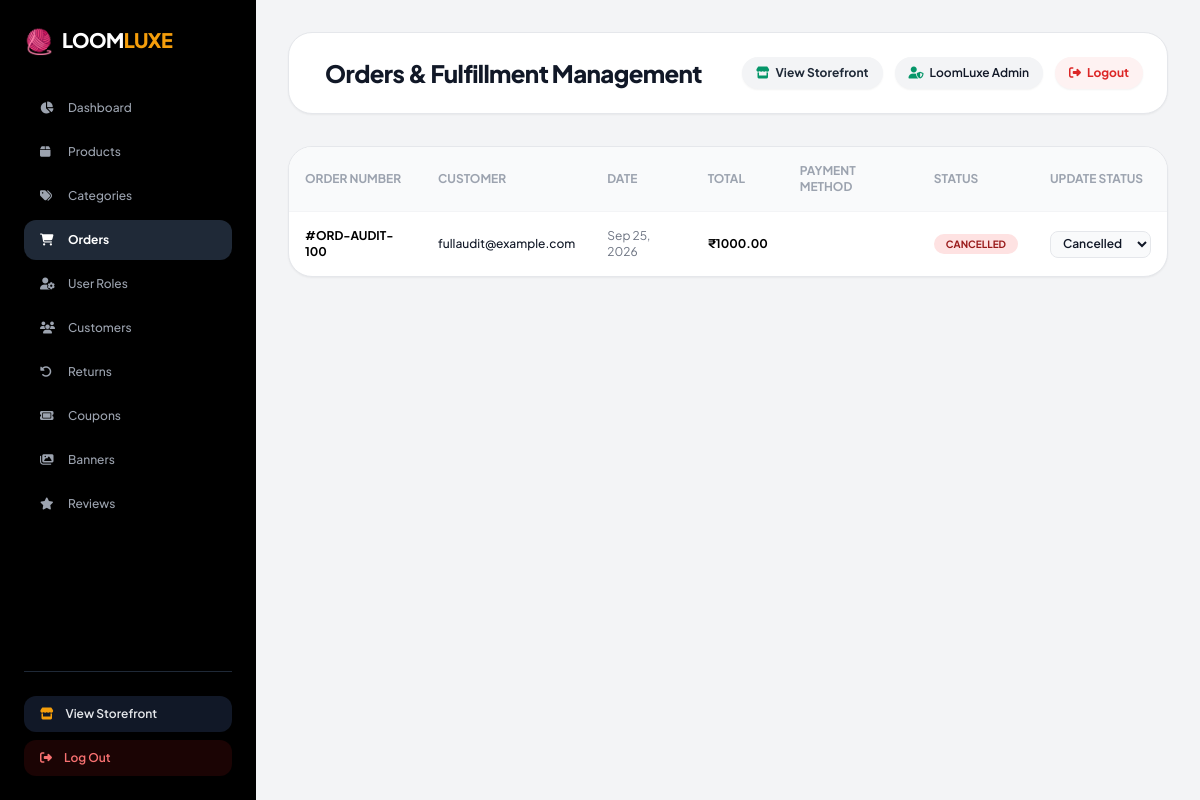
The app's page /dashboard/admin/orders/ (signed in) with its own data.
### accounts/models.py (models this page shows, shortened)
class User(AbstractUser):
    email = models.EmailField(unique=True)
    phone = models.CharField(max_length=15, blank=True)
    avatar = models.ImageField(upload_to='avatars/', blank=True, null=True)
    date_of_birth = models.DateField(blank=True, null=True)
    gender = models.CharField(max_length=10, choices=[
        ('male', 'Male'),
        ('female', 'Female'),
        ('other', 'Other'),
    ], blank=True)
    is_verified = models.BooleanField(default=False)
    created_at = models.DateTimeField(auto_now_add=True)
    updated_at = models.DateTimeField(auto_now=True)
    class Meta:
        db_table = 'users'

### orders/models.py (models this page shows, shortened)
class Order(models.Model):
    STATUS_CHOICES = [
        ('pending', 'Pending'),
        ('confirmed', 'Confirmed'),
        ('packed', 'Packed'),
        ('shipped', 'Shipped'),
        ('out_for_delivery', 'Out for Delivery'),
        ('delivered', 'Delivered'),
        ('cancelled', 'Cancelled'),
        ('returned', 'Returned'),
    ]
    id = models.UUIDField(primary_key=True, default=uuid.uuid4, editable=False)
    order_number = models.CharField(max_length=20, unique=True)
    user = models.ForeignKey(settings.AUTH_USER_MODEL, on_delete=models.CASCADE, related_name='orders')
    address = models.ForeignKey(Address, on_delete=models.SET_NULL, null=True)
    status = models.CharField(max_length=20, choices=STATUS_CHOICES, default='pending')
    subtotal = models.DecimalField(max_digits=10, decimal_places=2)
    discount = models.DecimalField(max_digits=10, decimal_places=2, default=0)
    shipping_charge = models.DecimalField(max_digits=10, decimal_places=2, default=0)
    total = models.DecimalField(max_digits=10, decimal_places=2)
    coupon_code = models.CharField(max_length=50, blank=True)
    notes = models.TextField(blank=True)
    tracking_number = models.CharField(max_length=100, blank=True)
    estimated_delivery = models.DateField(null=True, blank=True)
    delivered_at = models.DateTimeField(null=True, blank=True)
    created_at = models.DateTimeField(auto_now_add=True)
    updated_at = models.DateTimeField(auto_now=True)
    class Meta:
        db_table = 'orders'
        ordering = ['-created_at']

### dashboard/views.py (the view)
# urls.py: path('orders/', views.admin_orders, name='admin_orders'),
@admin_required
def admin_orders(request):
    orders = Order.objects.select_related('user').all()
    status_filter = request.GET.get('status')
    if status_filter:
        orders = orders.filter(status=status_filter)
    return render(request, 'dashboard/admin_orders.html', {'orders': orders})

### cart/context_processors.py (called while the page is built, shortened)
def cart_count(request):
    count = 0
    if request.user.is_authenticated:
        from .models import Cart
        try:
            cart = Cart.objects.get(user=request.user)
            count = cart.total_items
        except Cart.DoesNotExist:
            pass
    return {'cart_count': count}

### cart/models.py (called while the page is built)
    @property
    def total_items(self):
        return sum(item.quantity for item in self.items.all())

### dashboard/views.py (called while the page is built)
def admin_required(view_func):
    @wraps(view_func)
    def _wrapped_view(request, *args, **kwargs):
        if not request.user.is_authenticated:
            messages.info(request, "Please log in with an Administrator account to access the Admin Panel.")
            return redirect(f"/accounts/login/?next={request.path}")
        if not request.user.is_staff:
            messages.error(request, "Access denied. Administrator privileges are required.")
            return redirect('home')
        return view_func(request, *args, **kwargs)
    return _wrapped_view

### wishlist/context_processors.py (called while the page is built)
def wishlist_count(request):
    count = 0
    if request.user.is_authenticated:
        from .models import Wishlist
        count = Wishlist.objects.filter(user=request.user).count()
    return {'wishlist_count': count}

### templates/dashboard/admin_orders.html (shortened to what this page needs)
{% extends 'dashboard/admin_base.html' %}
{% block header_title %}Orders & Fulfillment Management{% endblock %}
{% block content %}
<div class="bg-white rounded-3xl shadow-sm border border-gray-200 overflow-hidden">
    <div class="overflow-x-auto">
        <table class="w-full text-left text-xs">
            <thead class="bg-gray-50 uppercase text-gray-400 font-bold border-b border-gray-100">
                <tr>
                    <th class="p-4">Order Number</th>
                    <th class="p-4">Customer</th>
                    <th class="p-4">Date</th>
                    <th class="p-4">Total</th>
                    <th class="p-4">Payment Method</th>
                    <th class="p-4">Status</th>
                    <th class="p-4">Update Status</th>
                </tr>
            </thead>
            <tbody class="divide-y divide-gray-100">
                {% for order in orders %}
                <tr class="hover:bg-gray-50 transition-colors">
                    <td class="p-4 font-bold text-black">#{{ order.order_number }}</td>
                    <td class="p-4 font-medium">{{ order.user.get_full_name|default:order.user.email }}</td>
                    <td class="p-4 text-gray-500">{{ order.created_at|date:"M d, Y" }}</td>
                    <td class="p-4 font-bold text-black">₹{{ order.total }}</td>
                    <td class="p-4 uppercase font-semibold text-gray-500">{{ order.payment_method }}</td>
                    <td class="p-4">
                        <span class="px-3 py-1 rounded-full font-bold uppercase text-[10px] {% if order.status == 'delivered' %}bg-emerald-100 text-emerald-800{% elif order.status == 'cancelled' %}bg-red-100 text-red-800{% else %}bg-amber-100 text-amber-800{% endif %}">
                            {{ order.get_status_display }}
                        </span>
                    </td>
                    <td class="p-4">
                        <form method="POST" action="{% url 'admin_update_order_status' order.id %}">
                            <select name="status" onchange="this.form.submit()" class="bg-gray-50 border border-gray-200 rounded-lg px-2 py-1 text-xs font-semibold">
                                <option value="cancelled" {% if order.status == 'cancelled' %}selected{% endif %}>Cancelled</option>
                            </select>
                        </form>
                    </td>
                </tr>
                {% empty %}
                <tr><td colspan="7" class="p-8 text-center text-gray-400">No orders found.</td></tr>
                {% endfor %}
            </tbody>
        </table>
    </div>
</div>
{% endblock %}

### templates/dashboard/admin_base.html (shortened to what this page needs)
<!DOCTYPE html>
<html lang="en">
<head>
    <script src="https://cdn.tailwindcss.com"></script>
    <link rel="stylesheet" href="https://cdnjs.cloudflare.com/ajax/libs/font-awesome/6.5.1/css/all.min.css">
</head>
<body class="bg-gray-100 font-sans text-gray-900 antialiased">
    <div class="flex min-h-screen relative">
        <aside id="admin-sidebar" class="fixed md:sticky top-0 inset-y-0 left-0 z-50 w-64 h-screen max-h-screen overflow-y-auto bg-black text-white p-6 flex flex-col justify-between flex-shrink-0 transform -translate-x-full md:translate-x-0 transition-transform duration-300 ease-in-out shadow-2xl md:shadow-none">
            <div class="space-y-8">
                <div class="flex items-center justify-between">
                    <a href="{% url 'admin_dashboard' %}" class="flex items-center space-x-2">
                        <span class="text-2xl">🧶</span>
                        <span class="text-xl font-black tracking-tight uppercase text-white">Loom<span class="text-amber-500">Luxe</span></span>
                    </a>
                </div>
                <nav class="space-y-1 font-medium text-xs">
                    <a href="{% url 'admin_dashboard' %}" class="flex items-center space-x-3 px-4 py-3 rounded-xl hover:bg-gray-900 transition-all {% if request.resolver_match.url_name == 'admin_dashboard' %}bg-gray-800 text-white font-bold{% else %}text-gray-400{% endif %}">
                        <i class="fa-solid fa-chart-pie w-4"></i><span>Dashboard</span>
                    </a>
                    <a href="{% url 'admin_products' %}" class="flex items-center space-x-3 px-4 py-3 rounded-xl hover:bg-gray-900 transition-all {% if 'product' in request.resolver_match.url_name %}bg-gray-800 text-white font-bold{% else %}text-gray-400{% endif %}">
                        <i class="fa-solid fa-box w-4"></i><span>Products</span>
                    </a>
                    <a href="{% url 'admin_categories' %}" class="flex items-center space-x-3 px-4 py-3 rounded-xl hover:bg-gray-900 transition-all {% if request.resolver_match.url_name == 'admin_categories' %}bg-gray-800 text-white font-bold{% else %}text-gray-400{% endif %}">
                        <i class="fa-solid fa-tags w-4"></i><span>Categories</span>
                    </a>
                    <a href="{% url 'admin_orders' %}" class="flex items-center space-x-3 px-4 py-3 rounded-xl hover:bg-gray-900 transition-all {% if request.resolver_match.url_name == 'admin_orders' %}bg-gray-800 text-white font-bold{% else %}text-gray-400{% endif %}">
                        <i class="fa-solid fa-cart-shopping w-4"></i><span>Orders</span>
                    </a>
                    <a href="{% url 'admin_users' %}" class="flex items-center space-x-3 px-4 py-3 rounded-xl hover:bg-gray-900 transition-all {% if request.resolver_match.url_name == 'admin_users' %}bg-gray-800 text-white font-bold{% else %}text-gray-400{% endif %}">
                        <i class="fa-solid fa-user-gear w-4"></i><span>User Roles</span>
                    </a>
                    <a href="{% url 'admin_customers' %}" class="flex items-center space-x-3 px-4 py-3 rounded-xl hover:bg-gray-900 transition-all {% if request.resolver_match.url_name == 'admin_customers' %}bg-gray-800 text-white font-bold{% else %}text-gray-400{% endif %}">
                        <i class="fa-solid fa-users w-4"></i><span>Customers</span>
                    </a>
                    <a href="{% url 'admin_returns' %}" class="flex items-center space-x-3 px-4 py-3 rounded-xl hover:bg-gray-900 transition-all {% if request.resolver_match.url_name == 'admin_returns' %}bg-gray-800 text-white font-bold{% else %}text-gray-400{% endif %}">
                        <i class="fa-solid fa-rotate-left w-4"></i><span>Returns</span>
                    </a>
                    <a href="{% url 'admin_coupons' %}" class="flex items-center space-x-3 px-4 py-3 rounded-xl hover:bg-gray-900 transition-all {% if request.resolver_match.url_name == 'admin_coupons' %}bg-gray-800 text-white font-bold{% else %}text-gray-400{% endif %}">
                        <i class="fa-solid fa-ticket w-4"></i><span>Coupons</span>
                    </a>
                    <a href="{% url 'admin_banners' %}" class="flex items-center space-x-3 px-4 py-3 rounded-xl hover:bg-gray-900 transition-all {% if request.resolver_match.url_name == 'admin_banners' %}bg-gray-800 text-white font-bold{% else %}text-gray-400{% endif %}">
                        <i class="fa-solid fa-images w-4"></i><span>Banners</span>
                    </a>
                    <a href="{% url 'admin_reviews' %}" class="flex items-center space-x-3 px-4 py-3 rounded-xl hover:bg-gray-900 transition-all {% if request.resolver_match.url_name == 'admin_reviews' %}bg-gray-800 text-white font-bold{% else %}text-gray-400{% endif %}">
                        <i class="fa-solid fa-star w-4"></i><span>Reviews</span>
                    </a>
                </nav>
            </div>
            <div class="pt-6 border-t border-gray-800 space-y-2 text-xs">
                <a href="{% url 'home' %}" target="_blank" rel="noopener noreferrer" class="flex items-center space-x-3 px-4 py-2.5 rounded-xl bg-gray-900 text-gray-200 hover:text-white hover:bg-gray-800 transition-all font-semibold">
                    <i class="fa-solid fa-store text-amber-500"></i>
                    <span>View Storefront</span>
                </a>
                <a href="{% url 'logout' %}" class="flex items-center space-x-3 px-4 py-2.5 rounded-xl bg-red-950/40 text-red-400 hover:text-red-300 hover:bg-red-900/60 transition-all font-semibold">
                    <i class="fa-solid fa-right-from-bracket"></i>
                    <span>Log Out</span>
                </a>
            </div>
        </aside>
        <main class="flex-1 p-4 sm:p-6 lg:p-8 space-y-6 sm:space-y-8 overflow-x-hidden min-w-0">
            <header class="flex flex-col sm:flex-row justify-between items-start sm:items-center gap-4 bg-white p-4 sm:p-6 rounded-3xl shadow-sm border border-gray-200">
                <div class="flex items-center space-x-3 w-full sm:w-auto justify-between sm:justify-start">
                    <div class="flex items-center space-x-3">
                        <h1 class="text-xl sm:text-2xl font-extrabold tracking-tight">{% block header_title %}Admin Control Panel{% endblock %}</h1>
                    </div>
                </div>
                <div class="flex flex-wrap items-center gap-2 sm:gap-3 w-full sm:w-auto justify-end border-t sm:border-t-0 pt-3 sm:pt-0 border-gray-100">
                    <a href="{% url 'home' %}" target="_blank" rel="noopener noreferrer" class="text-xs font-bold bg-gray-100 hover:bg-gray-200 text-gray-800 px-3.5 py-2 rounded-full transition-all flex items-center space-x-1.5 shadow-sm" title="View Storefront (Opens in New Tab)">
                        <i class="fa-solid fa-store text-emerald-600"></i>
                        <span>View Storefront</span>
                    </a>
                    <span class="text-xs font-semibold bg-gray-100 px-3.5 py-2 rounded-full flex items-center shadow-sm">
                        <i class="fa-solid fa-user-shield text-emerald-600 mr-1.5"></i>
                        <span>{{ user.get_full_name|default:user.username }}</span>
                    </span>
                    <a href="{% url 'logout' %}" class="text-xs font-bold bg-red-50 text-red-600 hover:bg-red-100 px-3.5 py-2 rounded-full transition-all flex items-center space-x-1.5 shadow-sm" title="Log Out">
                        <i class="fa-solid fa-right-from-bracket"></i>
                        <span>Logout</span>
                    </a>
                </div>
            </header>
            {% block content %}{% endblock %}
        </main>
    </div>
</body>
</html>

### records on screen
User: get_full_name "LoomLuxe Admin"
Order: order_number "ORD-AUDIT-100", user.get_full_name "fullaudit@example.com", created_at "Sep 25, 2026", total "1000.00", status "CANCELLED", status "Cancelled"
